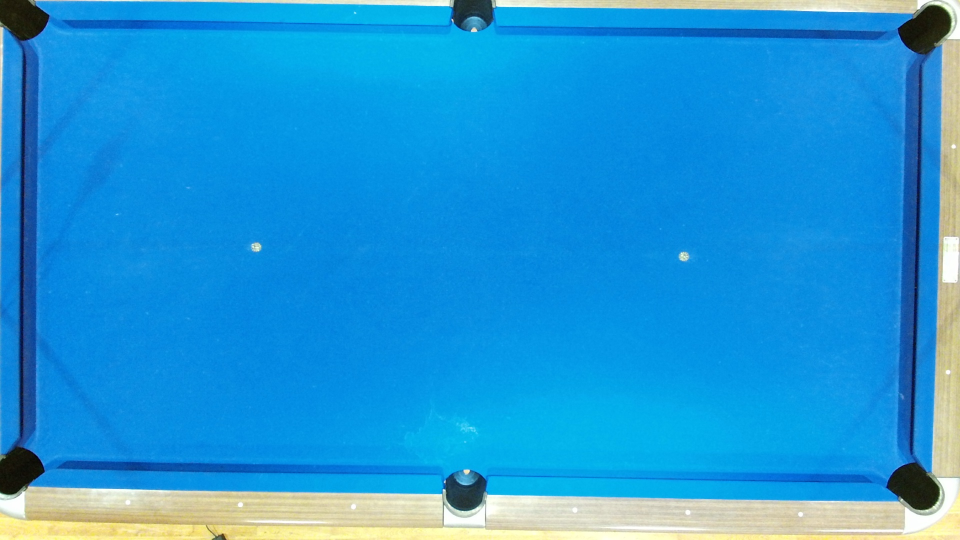
#> input picture UCBackground.jpg, 1920 x 1080 px (shown at 1/2 size)
$ python masked_background_uc.py   (older library calls are emulated)
#> lines starting #> are read from the running program, lines starting #| are printed output that depends on the picture; after the words box and inside, x2 and y2 are one past the last pixel; in counts of white or black regions, pixels touching at a corner belong together
import cv2
import numpy as np
import csv
import math
import copy

def detect_balls(background_file_name, file_name):

	background = cv2.imread(background_file_name)
	frame = cv2.imread(file_name)
	oframe = copy.copy(frame)

	#Background subtraction
	diff = cv2.absdiff(frame, background)
	cv2.imwrite("3OutputDiff.jpg", diff)

	#Threshold image
	min_radius = 50
	max_radius = 1000

	lower_blue = np.array([6, 6, 6])
	upper_blue = np.array([255, 255, 255])

	gray_frame = cv2.inRange(diff, lower_blue, upper_blue)

	cv2.imwrite("4OutputMask.jpg", gray_frame)

	gray_frame = cv2.medianBlur(gray_frame, 9)

	#Mask thresholded image with original image
	masked_frame = cv2.bitwise_and(frame, frame, mask = gray_frame)

	cv2.imwrite("5OutputMasked.jpg", masked_frame)

	#Convert image to grayscale
	gray_frame = cv2.cvtColor(masked_frame, cv2.COLOR_BGR2GRAY)
	gray_frame = cv2.medianBlur(gray_frame,3)
	cv2.imwrite("6OutputGray.jpg", gray_frame)

	#Detect circles
	balls = cv2.HoughCircles(gray_frame, cv2.cv.CV_HOUGH_GRADIENT, 5, minDist=50, param1=100, param2=70, minRadius=17, maxRadius=30)
	balls = np.round(balls[0, :]).astype("int")

	#Display detected balls
	ind = 1
	for (x, y, r) in balls:
		cv2.circle(frame, (x, y), r, (0, 255, 0), 4)

	cv2.imwrite("7DetectedBalls.jpg", frame)

	return (oframe, masked_frame, balls)


# [31 lines left out: function detect_color, not called in this run]


def find_white_ball(frame, balls):
	total_rgb=[]
	for (x, y, r) in balls:
		rgb_value = 0
		for a in range(x-r, x+r):
			for b in range(y-r, y+r):
				if((a-x)^2 + (b-y)^2 < r^2):
					rgb_value += frame[b,a,0]
					rgb_value += frame[b,a,1]
					rgb_value += frame[b,a,2]

		n = [rgb_value, x, y, r]
		total_rgb.append(n)

	total_rgb = np.array(total_rgb)
	total_rgb=total_rgb[np.argsort(total_rgb[:, 0])]

	(a, wx, wy, r) = total_rgb[len(balls)-1]
	# print(wx,wy)
	cv2.circle(frame, (wx, wy), r, (255, 0, 0), 4)
	cv2.imwrite("8OutputDetectWhite.jpg", frame)

	sort = [i[1:] for i in total_rgb]
	return sort[::-1]


def find_pool_table(frame, balls, ctl, cbr):

	pixl = cbr[0] - ctl[0]
	pixw = cbr[1] - ctl[1]

	pooll = 2.236
	poolw = 1.116

	l = pixl/pooll
	w = pixw/poolw


	# [14 lines of commented-out code are left out]
	cv2.rectangle(frame, ctl, cbr, (255, 0, 0), 4)
	nballs=[]

	for (x,y,r) in balls:
		if x<cbr[0] and x>ctl[0] and y<cbr[1] and y>ctl[1]:
			nballs.append((x,y,r))

	for i in range(len(nballs)):
		(x, y, r) = nballs[i]
		color= (0, 255, 0)
		# if i is 0:
		# 	color =  ( 255, 0, 0)
		cv2.circle(frame, (x, y), r, color, 4)
	#for (x, y, r) in shifted_coords:
	# 	cv2.circle(frame, int(x), int(y), int(r), (0, 255, 0), 4)

	return nballs


def shift(frame, balls, ctl, cbr):

	pixl = cbr[0] - ctl[0]
	pixw = cbr[1] - ctl[1]

	pooll = 2.236
	poolw = 1.116

	l = pixl/pooll
	w = pixw/poolw


	# [16 lines of commented-out code are left out]

	shifted_coords=[]
	for (x,y,r) in balls:
		if x<cbr[0] and x>ctl[0] and y<cbr[1] and y>ctl[1]:
			shifted_coords.append(((x-ctl[0])/l,(y-ctl[1])/w, r))

	# for (x, y, r) in shifted_coords:
	# 	cv2.circle(frame, int(x), int(y), int(r), (0, 255, 0), 4)

	#cv2.imwrite("DetectedBalls2.jpg", frame)

	return shifted_coords


# [59 lines left out: functions visualize, drawL, not called in this run]

def main():
	ctl = (45,53) # just have to change ctl and cbr
	# ctr = (1859,103)
	# cbl = (103,965)
	cbr = (1832,951)

	# [4 lines of commented-out code are left out]

	background_file_name = 'UCBackground.jpg'
	background = cv2.imread(background_file_name)
#> background is the input picture: shape (1080, 1920, 3); mean B, G, R 215.7, 151.5, 33.1
	file_name = 'UCOutput1.jpg'
	(frame, masked_frame, balls) = detect_balls(background_file_name, file_name)
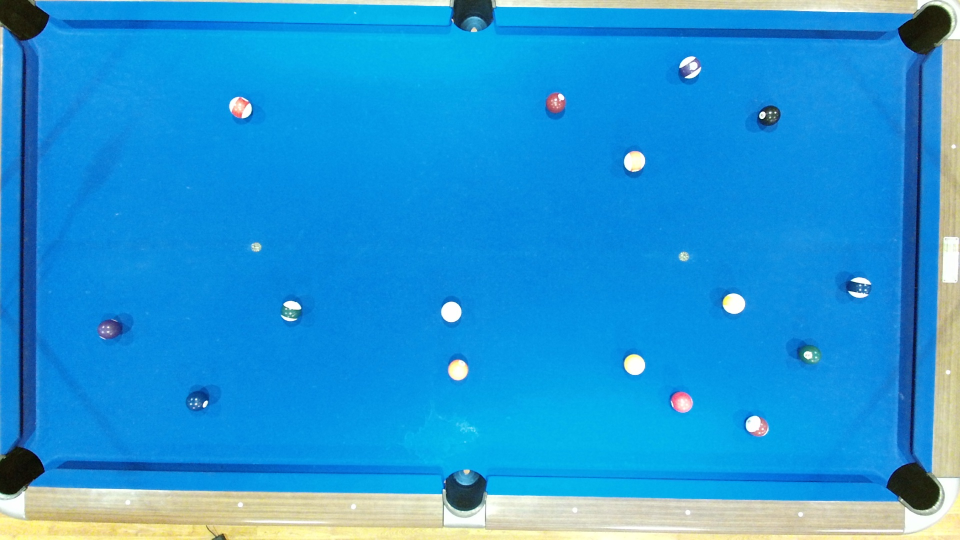
#> input picture UCOutput1.jpg, 1920 x 1080 px (shown at 1/2 size)
#> in detect_balls, frame is the input picture: shape (1080, 1920, 3); mean B, G, R 214.9, 151, 34.8
#> in detect_balls, `diff = cv2.absdiff(frame, background)`:
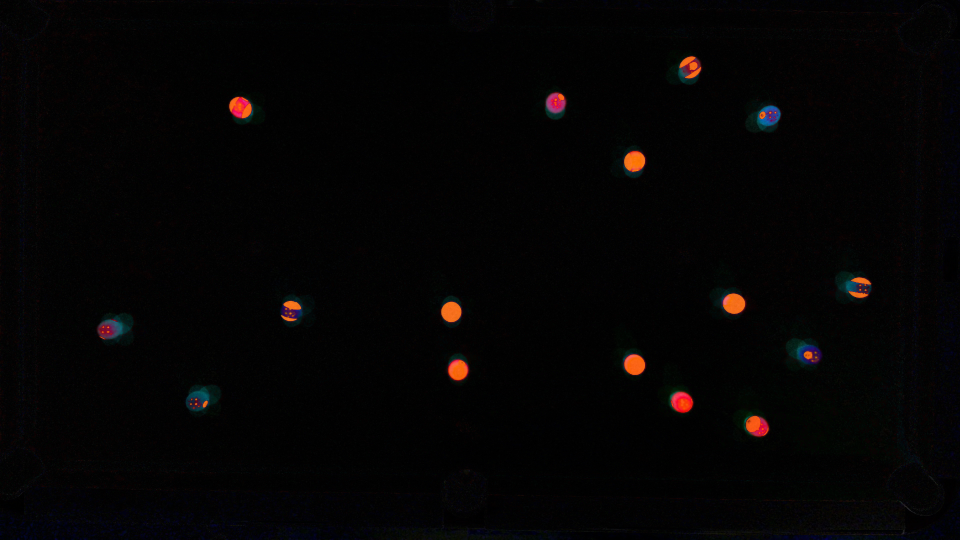
#> diff: shape (1080, 1920, 3) (shown at 1/2 size); mean B, G, R 3.5, 3.4, 4.5
#> in detect_balls, `gray_frame = cv2.inRange(diff, lower_blue, upper_blue)`:
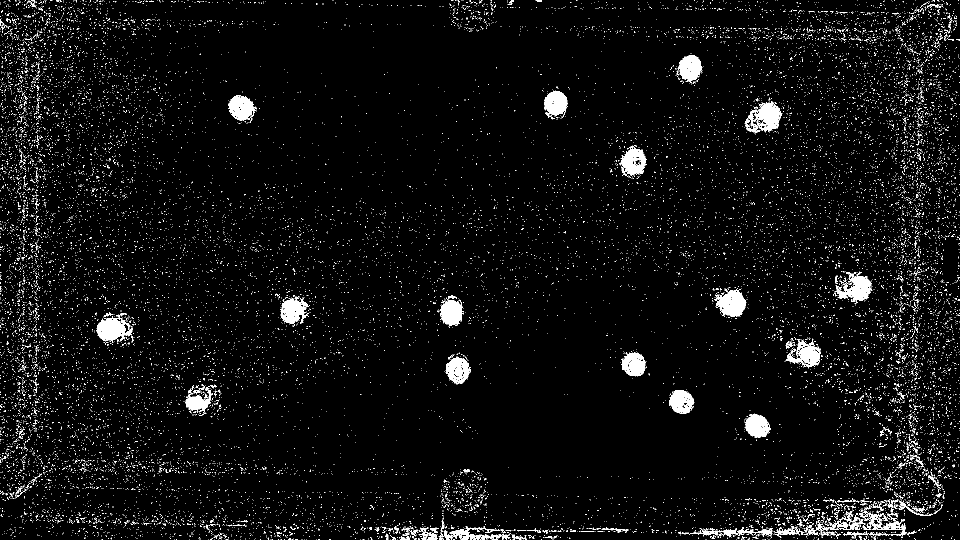
#> gray_frame: shape (1080, 1920) (shown at 1/2 size); 4.1% white; 21066 white regions (20914 under 20 px), largest, box (x1, y1, x2, y2) and area: (1491, 202, 1565, 265) 2242, (1428, 578, 1493, 634) 2200, (193, 632, 265, 685) 2183
#> in detect_balls, `gray_frame = cv2.medianBlur(gray_frame, 9)`:
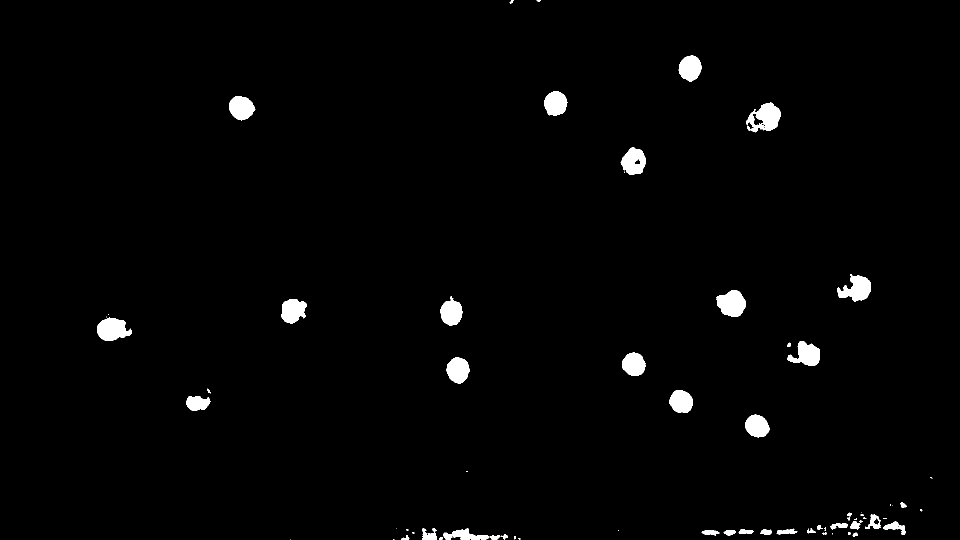
#> gray_frame: shape (1080, 1920) (shown at 1/2 size); 1.7% white; 72 white regions (27 under 20 px), largest, box (x1, y1, x2, y2) and area: (1493, 205, 1562, 265) 2433, (1433, 581, 1492, 634) 2277, (194, 635, 263, 682) 2240
#> in detect_balls, `balls = cv2.HoughCircles(gray_frame, cv2.cv.CV_HOUGH_GRADIENT, 5, minD..`: balls = 19 rows, first 8: [902.5, 622.5, 21.5], [917.5, 742.5, 21], [482.5, 217.5, 20], [1467.5, 607.5, 21.5], [1267.5, 727.5, 23], [1362.5, 802.5, 23], [217.5, 657.5, 21.5], [582.5, 622.5, 21.5]
#> in detect_balls, `balls = np.round(balls[0, :]).astype("int")`: balls = 19 rows, first 8: [902, 622, 22], [918, 742, 21], [482, 218, 20], [1468, 608, 22], [1268, 728, 23], [1362, 802, 23], [218, 658, 22], [582, 622, 22]
#> the loop in detect_balls, `for (x, y, r) in balls:` made 19 passes
#> (x, y, r) on passes 1 to 12: (902, 622, 22), (918, 742, 21), (482, 218, 20), (1468, 608, 22), (1268, 728, 23), (1362, 802, 23), (218, 658, 22), (582, 622, 22), (1718, 578, 22), (1538, 232, 22), (1268, 322, 20), (1112, 208, 24)
#> after the loop in detect_balls, `for (x, y, r) in balls:`:
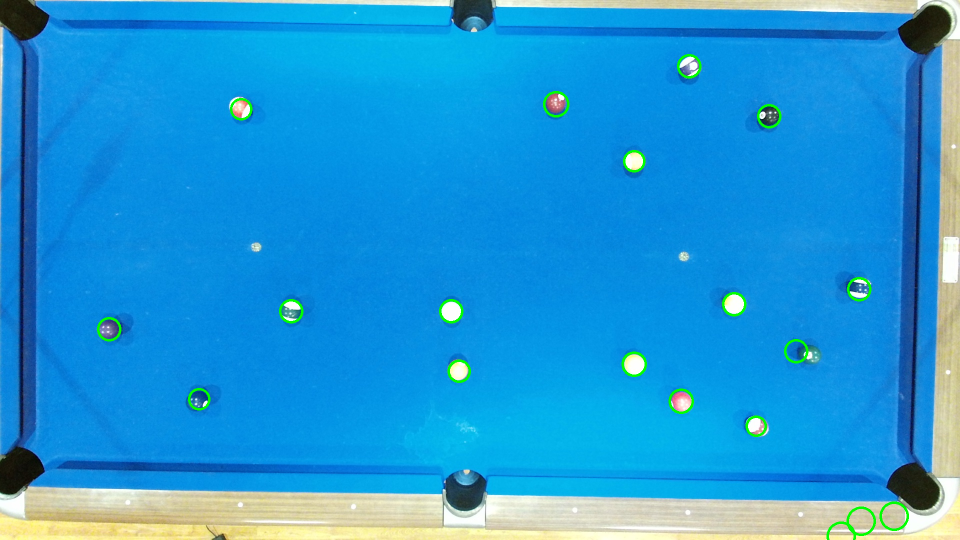
#> frame: shape (1080, 1920, 3) (shown at 1/2 size); 0.63% of pixels changed, all inside (x1, y1, x2, y2) = (194, 108, 1818, 1080)
	oframe = copy.copy(frame)

	nballs = find_pool_table(frame, balls, ctl, cbr)
#> in find_pool_table, `cv2.rectangle(frame, ctl, cbr, (255, 0, 0), 4)`:
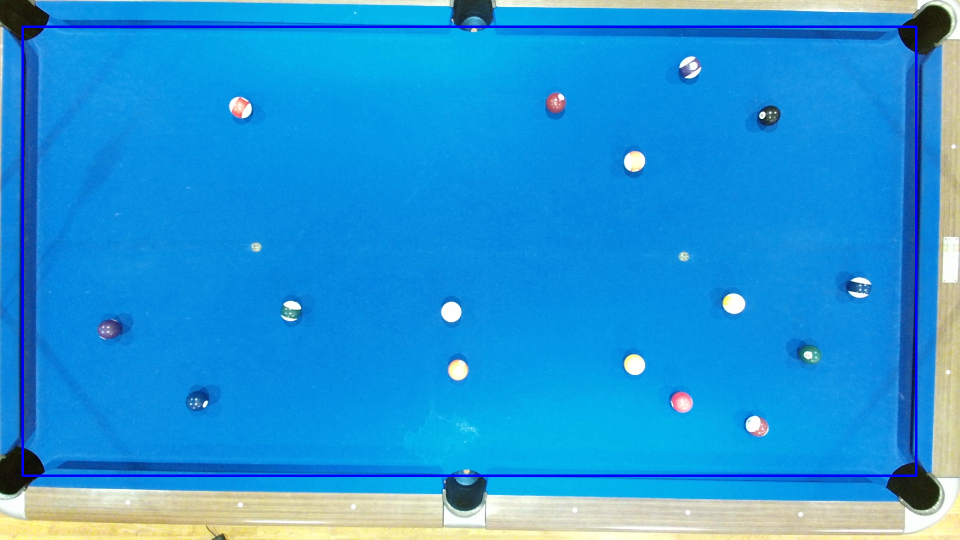
#> frame: shape (1080, 1920, 3) (shown at 1/2 size); 1.29% of pixels changed, all inside (x1, y1, x2, y2) = (43, 51, 1835, 954)
#> the loop in find_pool_table, `for (x,y,r) in balls:` made 19 passes
#> after the loop in find_pool_table, `for (x,y,r) in balls:`: nballs = [(902, 622, 22), (918, 742, 21), (482, 218, 20), (1468, 608, 22), (1268, 728, 23), (1362, 802, 23), (218, 658, 22), (582, 622, 22), (1718, 578, 22), (1538, 232, 22), (1268, 322, 20), (1112, 208, 24), (1378, 132, 22), (1512, 852, 19), (398, 798, 20), (1592, 702, 22)]
#> the loop in find_pool_table, `for i in range(len(nballs)):` made 16 passes
#> after the loop in find_pool_table, `for i in range(len(nballs)):`:
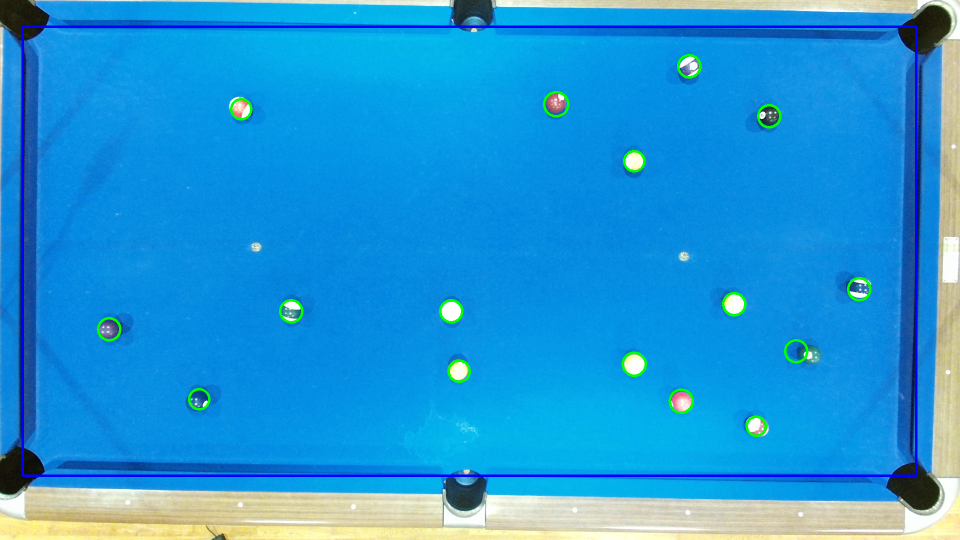
#> frame: shape (1080, 1920, 3) (shown at 1/2 size); 0.52% of pixels changed, all inside (x1, y1, x2, y2) = (194, 108, 1743, 874)

	nballs = find_white_ball(frame, nballs)
#> the loop in find_white_ball, `for (x, y, r) in balls:` made 16 passes
#> (x, y, r, n) on passes 1 to 12: (902, 622, 22, [994985, 902, 622, 22]), (918, 742, 21, [897668, 918, 742, 21]), (482, 218, 20, [745608, 482, 218, 20]), (1468, 608, 22, [984528, 1468, 608, 22]), (1268, 728, 23, [1058894, 1268, 728, 23]), (1362, 802, 23, [900881, 1362, 802, 23]), (218, 658, 22, [546912, 218, 658, 22]), (582, 622, 22, [744306, 582, 622, 22]), (1718, 578, 22, [687768, 1718, 578, 22]), (1538, 232, 22, [475843, 1538, 232, 22]), (1268, 322, 20, [829490, 1268, 322, 20]), (1112, 208, 24, [824090, 1112, 208, 24])
#> after the loop in find_white_ball, `for (x, y, r) in balls:`: total_rgb = 16 items, first 6: [994985, 902, 622, 22], [897668, 918, 742, 21], [745608, 482, 218, 20], [984528, 1468, 608, 22], [1058894, 1268, 728, 23], [900881, 1362, 802, 23]
#> in find_white_ball, `total_rgb = np.array(total_rgb)`: total_rgb = 16 rows, first 6: [994985, 902, 622, 22], [897668, 918, 742, 21], [745608, 482, 218, 20], [984528, 1468, 608, 22], [1058894, 1268, 728, 23], [900881, 1362, 802, 23]
#> in find_white_ball, `total_rgb=total_rgb[np.argsort(total_rgb[:, 0])]`: total_rgb = 16 rows, first 6: [435662, 398, 798, 20], [475843, 1538, 232, 22], [481487, 1592, 702, 22], [546912, 218, 658, 22], [687768, 1718, 578, 22], [697028, 1512, 852, 19]
#> in find_white_ball, `(a, wx, wy, r) = total_rgb[len(balls)-1]`: a = 1058894; wx = 1268; wy = 728; r = 23
#> in find_white_ball, `cv2.circle(frame, (wx, wy), r, (255, 0, 0), 4)`: frame: shape (1080, 1920, 3); 0.04% of pixels changed, all inside (x1, y1, x2, y2) = (1243, 703, 1294, 754)
#> in find_white_ball, `sort = [i[1:] for i in total_rgb]`: sort = [[398, 798, 20], [1538, 232, 22], [1592, 702, 22], [218, 658, 22], [1718, 578, 22], [1512, 852, 19], [582, 622, 22], [482, 218, 20], [1378, 132, 22], [1112, 208, 24], [1268, 322, 20], [918, 742, 21], [1362, 802, 23], [1468, 608, 22], [902, 622, 22], [1268, 728, 23]]
#> nballs = [[1268, 728, 23], [902, 622, 22], [1468, 608, 22], [1362, 802, 23], [918, 742, 21], [1268, 322, 20], [1112, 208, 24], [1378, 132, 22], [482, 218, 20], [582, 622, 22], [1512, 852, 19], [1718, 578, 22], [218, 658, 22], [1592, 702, 22], [1538, 232, 22], [398, 798, 20]]
	shifted_coords = shift(frame, nballs, ctl, cbr)
#> the loop in shift, `for (x,y,r) in balls:` made 16 passes
#> after the loop in shift, `for (x,y,r) in balls:`: shifted_coords = 16 items, first 6: (1.53, 0.839, 23), (1.07, 0.707, 22), (1.78, 0.69, 22), (1.65, 0.931, 23), (1.09, 0.856, 21), (1.53, 0.334, 20)

	# with open('OutputBalls.csv', 'wb') as f:
	# 	writer=csv.writer(f)
	# 	writer.writerows(nballs)

	with open('OutputShiftedCoords.csv', 'wb') as f:
		writer=csv.writer(f)
#> (the run stopped early here; a loop or call above may not have finished)
